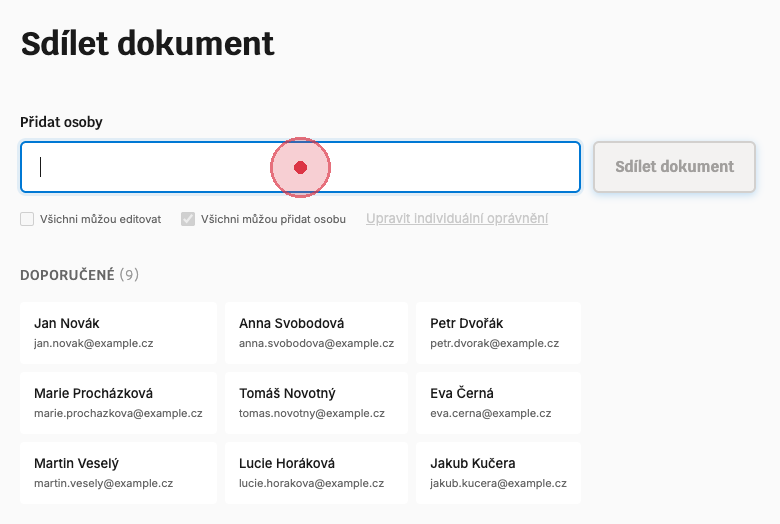
#> input picture prava/demo/step-01.png, 780 x 524 px; its folder holds 5 pictures in this run
$ python add-captions-czech.py
#> lines starting #> are read from the running program, lines starting #| are printed output that depends on the picture
from PIL import Image, ImageDraw, ImageFont
import glob
import os

# Czech captions for each step
captions = {
    1: "Klikněte do vyhledávacího pole",
    2: "Napište jméno pro vyhledání",
    3: "Vyberte osobu z rozbalovacího seznamu",
    4: "Klikněte na další kartu pro přidání",
    5: "Obě osoby přidány s výchozími oprávněními",
    6: "Klikněte na \"Upravit individuální oprávnění\"",
    7: "Nastavte konkrétní oprávnění pro každou osobu"
}

print("Krok 1: Hledám maximální výšku screenshotů...")

# Find the tallest screenshot
max_height = 0
max_width = 0
screenshot_files = sorted([f for f in glob.glob('step-*.png') if 'captioned' not in f and 'base' not in f and 'full' not in f])

for filename in screenshot_files:
    img = Image.open(filename)
#> img is the input picture: PIL image 780x524 RGB; mean R, G, B 244.1, 244.5, 245.2
    if img.height > max_height:
        max_height = img.height
#> max_height = 524
    if img.width > max_width:
        max_width = img.width
#> max_width = 780

print(f"✓ Maximální rozměry: {max_width}x{max_height}")
#| ✓ Maximální rozměry: 780x524

print("\nKrok 2: Normalizuji snímky a přidávám české titulky...")

caption_height = 60

def add_caption_to_normalized_image(input_path, output_path, caption_text, target_height, target_width):
    """Normalize frame height, then add caption"""
#> called with input_path = 'step-01.png', output_path = 'step-01-captioned-cs.png', caption_text = 'Klikněte do vyhledávacího pole', target_height = 524, target_width = 780
    img = Image.open(input_path)

    # Create normalized image (same width, padded to max height)
    normalized = Image.new('RGB', (target_width, target_height), color=(250, 250, 250))
#> normalized: PIL image 780x524 RGB; every value is 250
    normalized.paste(img, (0, 0))

    # Now add caption bar at bottom
    captioned_height = target_height + caption_height
#> captioned_height = 584
    captioned_img = Image.new('RGB', (target_width, captioned_height), color=(250, 250, 250))
#> captioned_img: PIL image 780x584 RGB; every value is 250
    captioned_img.paste(normalized, (0, 0))
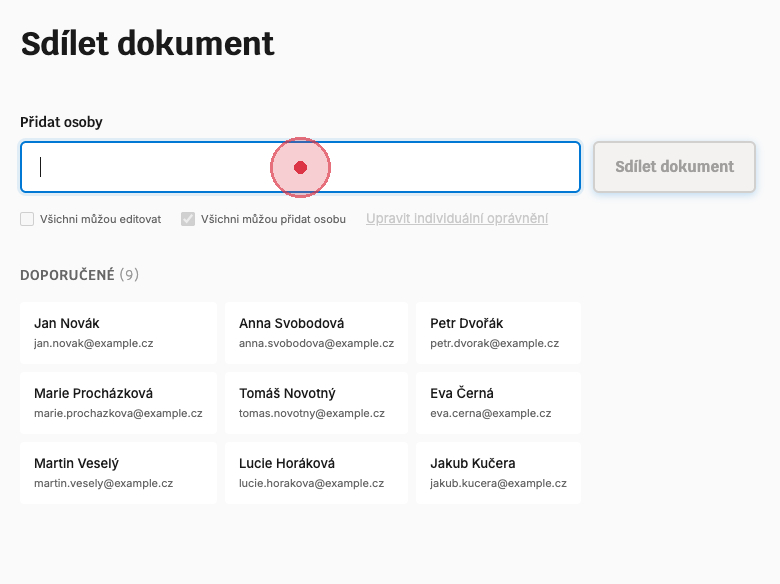
#> captioned_img: PIL image 780x584 RGB; mean R, G, B 244.7, 245.1, 245.7

    # Draw caption bar
    draw = ImageDraw.Draw(captioned_img)
    caption_y = target_height
#> caption_y = 524
    draw.rectangle(
        [(0, caption_y), (target_width, captioned_height)],
        fill=(26, 26, 26)
    )

    # Add text - bigger and bolder
    try:
        # Try Helvetica Bold first, fallback to regular Helvetica, then default
        try:
            font = ImageFont.truetype("/System/Library/Fonts/Helvetica.ttc", 20, index=1)  # Bold
        except:
            font = ImageFont.truetype("/System/Library/Fonts/Helvetica.ttc", 20)  # Regular
    except:
        font = ImageFont.load_default()

    bbox = draw.textbbox((0, 0), caption_text, font=font)
#> bbox = (0, 3, 313, 23)
    text_width = bbox[2] - bbox[0]
#> text_width = 313
    text_height = bbox[3] - bbox[1]
#> text_height = 20
    text_x = (target_width - text_width) // 2
#> text_x = 233
    text_y = caption_y + (caption_height - text_height) // 2
#> text_y = 544

    draw.text((text_x, text_y), caption_text, fill=(255, 255, 255), font=font)

    captioned_img.save(output_path)
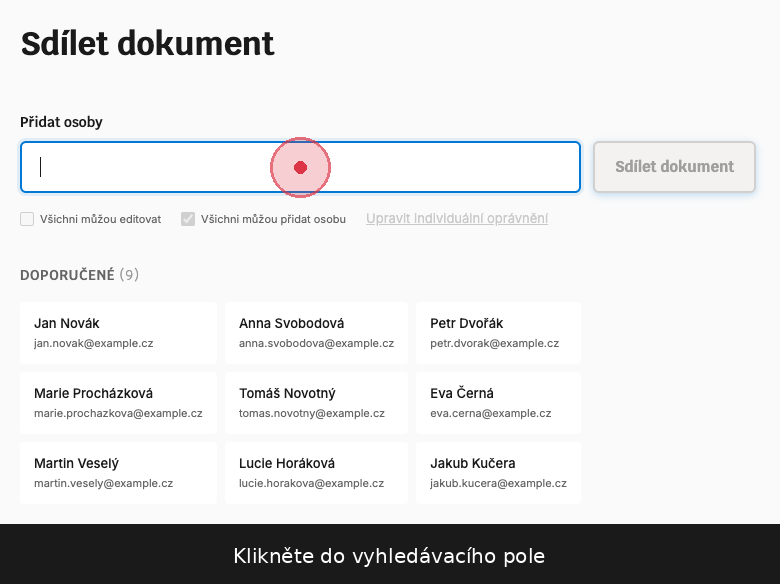
#> saved as step-01-captioned-cs.png: PIL image 780x584 RGB; mean R, G, B 222.4, 222.7, 223.4
    print(f"✓ Vytvořen {os.path.basename(output_path)}")

# Process all screenshots with normalization (steps 1-7)
for step in range(1, 8):
    input_file = f"step-{step:02d}.png"
    output_file = f"step-{step:02d}-captioned-cs.png"

    if os.path.exists(input_file):
        add_caption_to_normalized_image(
            input_file,
            output_file,
            captions[step],
            max_height,
            max_width
        )
#> pass 2 of the loop `for step in range(1, 8):`:

# Step 8: End card - create Czech version
print("\nKrok 3: Vytvářím českou koncovou kartu...")

end_card_width = max_width
#> end_card_width = 780
end_card_height = max_height + caption_height
#> end_card_height = 584
end_card = Image.new('RGB', (end_card_width, end_card_height), color=(26, 26, 26))
#> end_card: PIL image 780x584 RGB; every value is 26
draw = ImageDraw.Draw(end_card)

try:
    try:
        font_large = ImageFont.truetype("/System/Library/Fonts/Helvetica.ttc", 28, index=1)
        font_small = ImageFont.truetype("/System/Library/Fonts/Helvetica.ttc", 16)
    except:
        font_large = ImageFont.truetype("/System/Library/Fonts/Helvetica.ttc", 28)
        font_small = ImageFont.truetype("/System/Library/Fonts/Helvetica.ttc", 16)
except:
    font_large = ImageFont.load_default()
    font_small = ImageFont.load_default()

# Main text
main_text = "Napište jméno, klikněte, sdílejte."
bbox = draw.textbbox((0, 0), main_text, font=font_large)
#> bbox = (0, 4, 459, 32)
text_width = bbox[2] - bbox[0]
#> text_width = 459
text_x = (end_card_width - text_width) // 2
#> text_x = 160
draw.text((text_x, end_card_height // 2 - 30), main_text, fill=(255, 255, 255), font=font_large)

# Subtitle
subtitle = "To je vše."
bbox = draw.textbbox((0, 0), subtitle, font=font_small)
#> bbox = (-1, 2, 74, 18)
text_width = bbox[2] - bbox[0]
#> text_width = 75
text_x = (end_card_width - text_width) // 2
#> text_x = 352
draw.text((text_x, end_card_height // 2 + 20), subtitle, fill=(153, 153, 153), font=font_small)

end_card.save('step-08-captioned-cs.png')
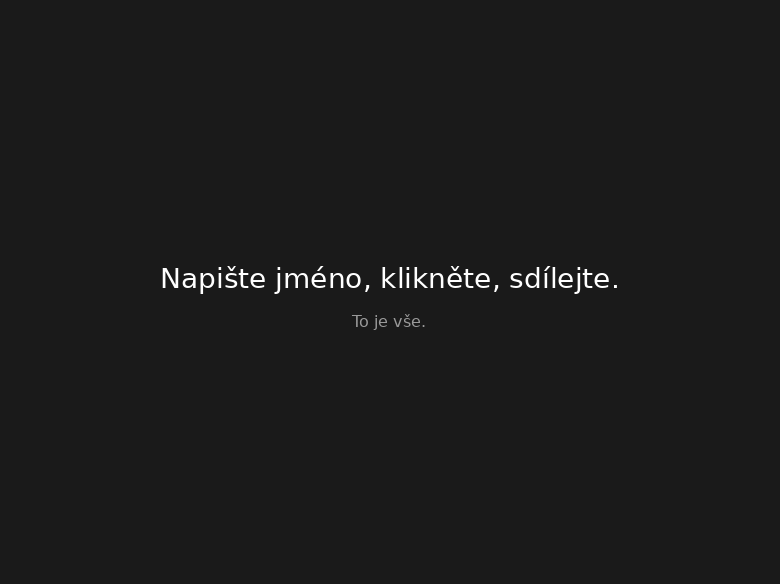
#> saved as step-08-captioned-cs.png: PIL image 780x584 RGB; min 26, max 255, mean 27.3
print("✓ Vytvořen step-08-captioned-cs.png (koncová karta)")

print("\nKrok 4: Vytvářím český GIF s titulky...")

# Create GIF from captioned screenshots
images = []
filenames = sorted([f for f in glob.glob('step-*-captioned-cs.png')])

for filename in filenames:
    img = Image.open(filename)
    # Resize to 560px width
    width = 560
    height = int(img.height * (width / img.width))
#> height = 419
    img = img.resize((width, height), Image.Resampling.LANCZOS)
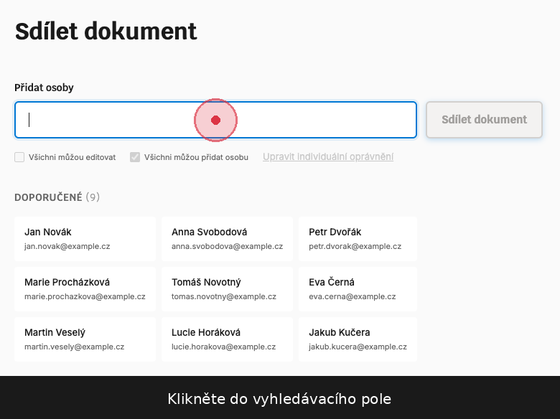
#> img: PIL image 560x419 RGB; mean R, G, B 222.2, 222.5, 223.2
    images.append(img)
#> pass 2 of the loop `for filename in filenames:`:
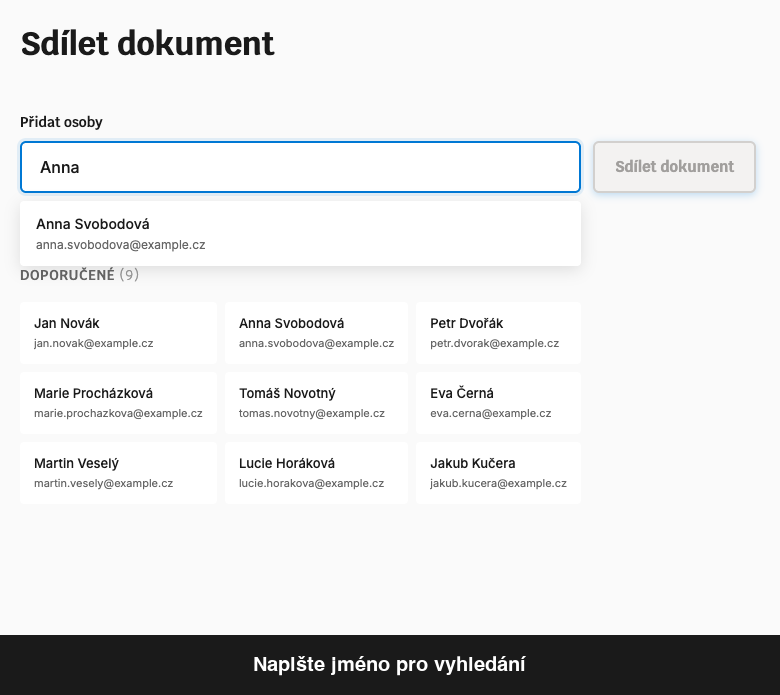
#> input picture prava/demo/step-02-captioned-cs.png, 780 x 695 px
#> img is the input picture: PIL image 780x695 RGB; mean R, G, B 227, 227.6, 228.1
#> `img = img.resize((width, height), Image.Resampling.LANCZOS)`:
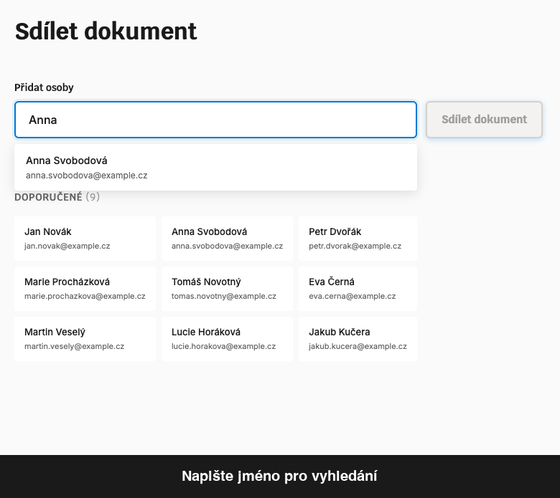
#> img: PIL image 560x498 RGB; mean R, G, B 226.8, 227.4, 227.9

# Save as animated GIF
images[0].save(
    'share-form-demo-captioned-cs.gif',
    save_all=True,
    append_images=images[1:],
    duration=2000,
    loop=0,
    optimize=True
)

print("\n✓ Vytvořen share-form-demo-captioned-cs.gif")
print(f"  Všechny snímky normalizovány na {max_width}x{max_height + caption_height}")
#|   Všechny snímky normalizovány na 780x584
print("  České titulky jsou nyní viditelné na všech snímcích")
